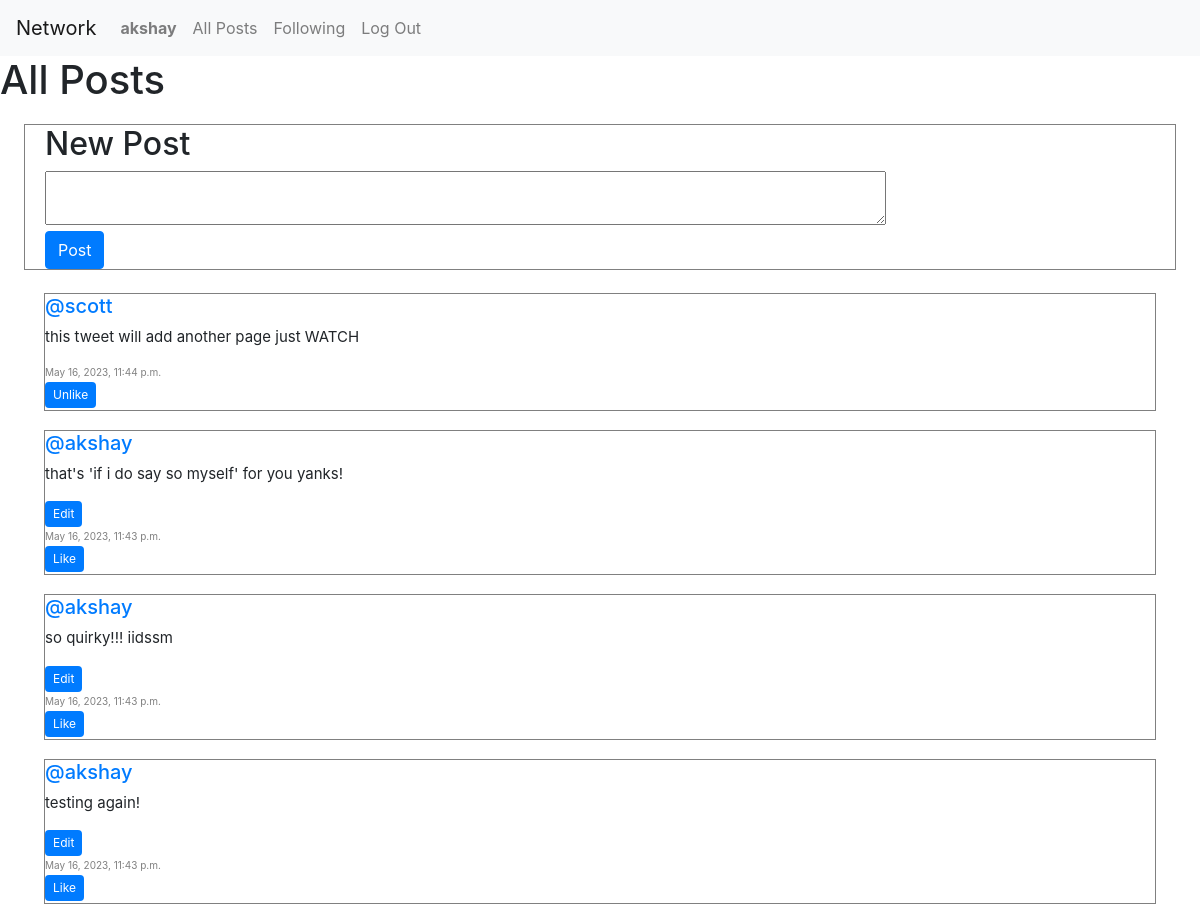
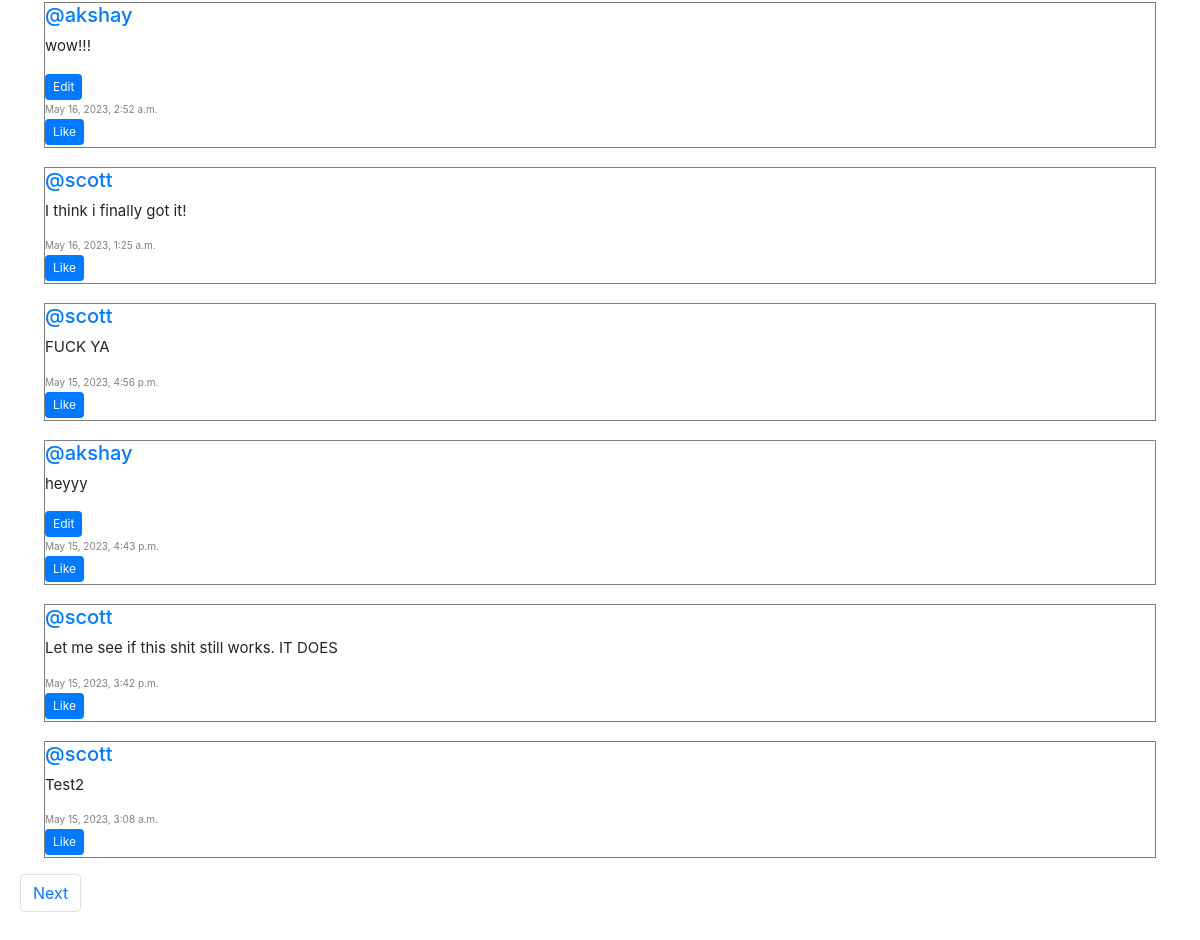
The app's page / (signed in) with its own data (2 pictures, top to bottom).
### network/models.py (models this page shows, shortened)
class User(AbstractUser):
    pass

class Post(models.Model):
    text = models.CharField(max_length=280)
    user = models.ForeignKey(User, on_delete=models.CASCADE, related_name="author")
    date = models.DateTimeField(auto_now_add=True)

### network/views.py (the view)
# urls.py: path("", views.index, name="index"),
def index(request):
    all_posts = Post.objects.all().order_by('id').reverse()
    p = Paginator(all_posts, 10)
    page_number = request.GET.get('page')
    page_obj = p.get_page(page_number)
    user_liked_posts = list(Like.objects.filter(user=request.user).values_list('liked_post_id', flat=True))
    return render(request, "network/index.html", {
        "page_obj": page_obj,
        "all_posts": all_posts,
        'user_liked_posts':user_liked_posts
    })

### network/templates/network/index.html (shortened to what this page needs)
{% extends "network/layout.html" %}
{% block body %}
    <h1>All Posts</h1>
    {% if user.is_authenticated %}
        <div class="new-post mx-4">
            <h2>New Post</h2>
            <form action="{% url 'new_post' %}" method="post">
                <textarea name="text" row="4" cols="80"></textarea>
                <br>
                <input type="submit" value="Post" class="btn btn-primary">
            </form>
        </div>
    {% endif %}
    <div class="all-posts">
        {% for post in page_obj %}
            <div class="row post mx-4">
                <h6 class="author"><a href="{% url 'profile' user_id=post.user.id %}">@{{ post.user }}</a></h6>
                {% if user.is_authenticated and post.user.id == user.id %}
                <div class="edit-container">
                    <p class="text">{{ post.text }}</p>
                    <button class="edit-btn btn btn-primary" data-post-id="{{ post.id }}">Edit</button>
                </div>
                {% else %}
                    <p class="text">{{ post.text }}</p>
                {% endif %}
                <p class="date">{{ post.date }}</p>
                {% if user.is_authenticated %}
                    <div class="like">
                        {% if post.id in user_liked_posts %}
                            <button class="like-btn btn btn-primary" data-post-id="{{ post.id }}">Unlike</button>
                        {% else %}
                            <button class="like-btn btn btn-primary" data-post-id="{{ post.id }}">Like</button>
                        {% endif %}
                    </div>
                {% endif %}
            </div>
        {% endfor %}
        <nav aria-label="Page Navigation">
            <ul class="pagination">
                {% if page_obj.has_next %}
                    <li class="page-item"><a class="page-link" href="?page={{ page_obj.next_page_number }}">Next</a></li>
                {% endif %}
            </ul>
        </nav>
    </div>
    {% load static %}
{% endblock %}

### network/templates/network/layout.html (shortened to what this page needs)
{% load static %}
<!DOCTYPE html>
<html lang="en">
    <head>
        <link rel="stylesheet" href="https://stackpath.bootstrapcdn.com/bootstrap/4.4.1/css/bootstrap.min.css">
        <link href="{% static 'network/styles.css/' %}" rel="stylesheet">
    </head>
    <body>
        <nav class="navbar navbar-expand-lg navbar-light bg-light">
            <a class="navbar-brand" href="{% url 'index' %}">Network</a>
            <div>
              <ul class="navbar-nav mr-auto">
                {% if user.is_authenticated %}
                    <li class="nav-item">
                        <a class="nav-link" href="{% url 'profile' user_id=user.id %}"><strong>{{ user.username }}</strong></a>
                    </li>
                {% endif %}
                <li class="nav-item">
                  <a class="nav-link" href="{% url 'index' %}">All Posts</a>
                </li>
                {% if user.is_authenticated %}
                    <li class="nav-item">
                        <a class="nav-link" href="{% url 'following' %}">Following</a>
                    </li>
                    <li class="nav-item">
                        <a class="nav-link" href="{% url 'logout' %}">Log Out</a>
                    </li>
                {% endif %}
              </ul>
            </div>
          </nav>
        <div class="body">
            {% block body %}
            {% endblock %}
        </div>
    </body>
</html>

### network/static/network/styles.css (style rules this page uses)
.new-post { display: flex; flex-direction: column; justify-content: flex-start; margin: 20px; padding-left: 20px; border: 0.5px solid gray; }
.all-posts { display:flex; justify-content: flex-start; flex-direction: column; margin: 20px; }
.post { display: block; margin-bottom: 1rem; flex-direction: column; border: 0.5px solid gray; margin-top: 3px; }
.text { font-size: 15px; }
.date { font-size: 10px; color: gray; margin-bottom: 2px; }
.author { font-size: 20px; }
.edit-btn { margin-bottom: 2px; background-color: #007bff; color: #fff; border: none; padding: 4px 8px; font-size: 12px; cursor: pointer; }
.like-btn { margin-bottom: 2px; background-color: #007bff; color: #fff; border: none; padding: 4px 8px; font-size: 12px; cursor: pointer; }

### records on screen
User: username "akshay"
Post: user "scott", text "this tweet will add another page just WATCH", date "May 16, 2023, 11:44 p.m."
Post: user "akshay", text "that's 'if i do say so myself' for you yanks!", date "May 16, 2023, 11:43 p.m."
Post: user "akshay", text "so quirky!!! iidssm", date "May 16, 2023, 11:43 p.m."
Post: user "akshay", text "testing again!", date "May 16, 2023, 11:43 p.m."
Post: user "akshay", text "wow!!!", date "May 16, 2023, 2:52 a.m."
Post: user "scott", text "I think i finally got it!", date "May 16, 2023, 1:25 a.m."
Post: user "scott", text "FUCK YA", date "May 15, 2023, 4:56 p.m."
Post: user "akshay", text "heyyy", date "May 15, 2023, 4:43 p.m."
Post: user "scott", text "Let me see if this shit still works. IT DOES", date "May 15, 2023, 3:42 p.m."
Post: user "scott", text "Test2", date "May 15, 2023, 3:08 a.m."
